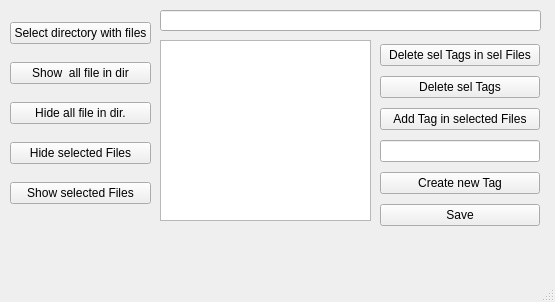
<?xml version="1.0" encoding="UTF-8"?>
<ui version="4.0">
 <class>MainWindow</class>
 <widget class="QMainWindow" name="MainWindow">
  <property name="geometry">
   <rect>
    <x>0</x>
    <y>0</y>
    <width>555</width>
    <height>302</height>
   </rect>
  </property>
  <property name="windowTitle">
   <string>MainWindow</string>
  </property>
  <widget class="QWidget" name="centralwidget">
   <widget class="QWidget" name="verticalLayoutWidget">
    <property name="geometry">
     <rect>
      <x>10</x>
      <y>10</y>
      <width>141</width>
      <height>211</height>
     </rect>
    </property>
    <layout class="QVBoxLayout" name="verticalLayout">
     <item>
      <widget class="QPushButton" name="but_sel_dir">
       <property name="text">
        <string>Select directory with files</string>
       </property>
       <property name="shortcut">
        <string>Ctrl+O</string>
       </property>
      </widget>
     </item>
     <item>
      <widget class="QPushButton" name="but_ShowAll">
       <property name="text">
        <string>Show  all file in dir</string>
       </property>
      </widget>
     </item>
     <item>
      <widget class="QPushButton" name="but_HideAll">
       <property name="text">
        <string>Hide all file in dir.</string>
       </property>
      </widget>
     </item>
     <item>
      <widget class="QPushButton" name="but_HideSel">
       <property name="text">
        <string>Hide selected Files</string>
       </property>
      </widget>
     </item>
     <item>
      <widget class="QPushButton" name="but_ShowSel">
       <property name="text">
        <string>Show selected Files</string>
       </property>
      </widget>
     </item>
    </layout>
   </widget>
   <widget class="QWidget" name="verticalLayoutWidget_2">
    <property name="geometry">
     <rect>
      <x>380</x>
      <y>40</y>
      <width>160</width>
      <height>196</height>
     </rect>
    </property>
    <layout class="QVBoxLayout" name="verticalLayout_2">
     <item>
      <widget class="QPushButton" name="but_del_sel_Tags_sel_files">
       <property name="text">
        <string>Delete sel Tags in sel Files</string>
       </property>
      </widget>
     </item>
     <item>
      <widget class="QPushButton" name="but_del_sel_Tags">
       <property name="text">
        <string>Delete sel Tags</string>
       </property>
      </widget>
     </item>
     <item>
      <widget class="QPushButton" name="but_add_teg_files">
       <property name="text">
        <string>Add Tag in selected Files</string>
       </property>
      </widget>
     </item>
     <item>
      <widget class="QLineEdit" name="lineEdit"/>
     </item>
     <item>
      <widget class="QPushButton" name="but_create_tag">
       <property name="text">
        <string>Create new Tag</string>
       </property>
      </widget>
     </item>
     <item>
      <widget class="QPushButton" name="but_save">
       <property name="text">
        <string>Save</string>
       </property>
       <property name="shortcut">
        <string>Ctrl+S</string>
       </property>
      </widget>
     </item>
    </layout>
   </widget>
   <widget class="QListWidget" name="listWidget">
    <property name="geometry">
     <rect>
      <x>160</x>
      <y>40</y>
      <width>211</width>
      <height>181</height>
     </rect>
    </property>
    <property name="selectionMode">
     <enum>QAbstractItemView::MultiSelection</enum>
    </property>
    <property name="layoutMode">
     <enum>QListView::SinglePass</enum>
    </property>
   </widget>
   <widget class="QLineEdit" name="LineEd_directory">
    <property name="geometry">
     <rect>
      <x>160</x>
      <y>10</y>
      <width>381</width>
      <height>21</height>
     </rect>
    </property>
   </widget>
  </widget>
  <widget class="QMenuBar" name="menubar">
   <property name="geometry">
    <rect>
     <x>0</x>
     <y>0</y>
     <width>555</width>
     <height>21</height>
    </rect>
   </property>
  </widget>
  <widget class="QStatusBar" name="statusbar"/>
 </widget>
 <resources/>
 <connections/>
</ui>
